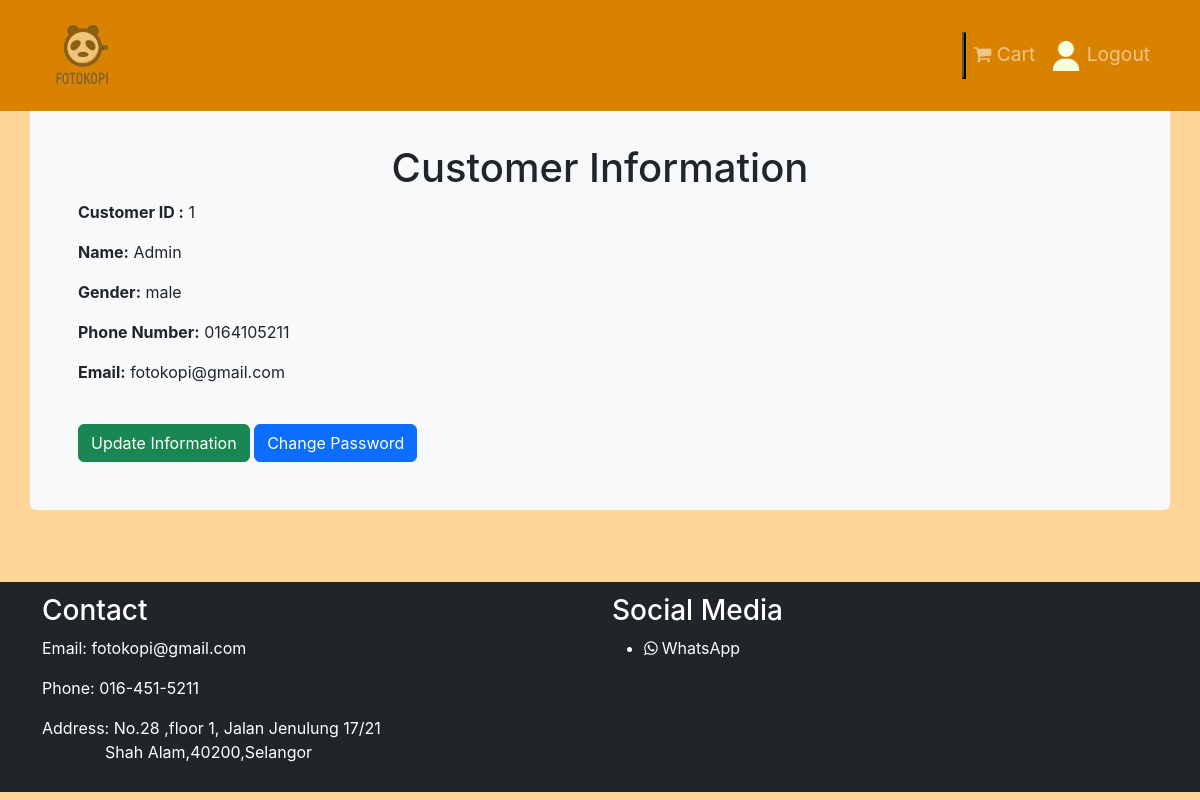
/Cust_Page/custProfile.php?id=1, run on the app's committed database.
### tables this page shows
CREATE TABLE `customer` (
  `custID` int(10) UNSIGNED NOT NULL,
  `custName` varchar(100) NOT NULL,
  `custGender` varchar(8) NOT NULL,
  `custPhoneNumber` varchar(20) NOT NULL,
  `custEmail` varchar(255) NOT NULL,
  `custPassword` varchar(255) NOT NULL
);

### Cust_Page/custProfile.php (the view)
<?php
include('partials/navbar.php');
$id = $_GET['id'];
$sql = "SELECT * FROM customer WHERE custID=$id";
$res = mysqli_query($conn, $sql);
if ($res == true) {
    $count = mysqli_num_rows($res);
    if ($count == 1) {
        $row = mysqli_fetch_assoc($res);
        $custName = $row['custName'];
        $gender = $row['custGender'];
        $phoneNum = $row['custPhoneNumber'];
        $email = $row['custEmail'];
    } else {
        header('location: ' . SITEURL . 'Cust_Page/order.php?id='.$id);
        exit();
    }
}
?>
    <div class="container bg-light p-5 my-5 jumbotron rounded">
        <h1><center>Customer Information</center></h1>
        <p><strong>Customer ID :</strong> <?php echo $id; ?></p>
        <p><strong>Name:</strong> <?php echo $custName; ?></p>
        <p><strong>Gender:</strong> <?php echo $gender ?></p>
        <p><strong>Phone Number:</strong> <?php echo $phoneNum; ?></p>
        <p><strong>Email:</strong> <?php echo $email ?></p>
        <br>
        <a href="updateUser.php?id=<?php echo $id;?>" class="btn btn-success">Update Information</a>
        <a href="updatePassword.php?id=<?php echo $id;?>" class="btn btn-primary">Change Password</a>
    </div>
    <br>
<?php
include('partials/footer.php');
?>

### Cust_Page/cust.css (style rules this page uses)
.wholeBg { background-color: rgba(255, 214, 153, 1); }
* { margin: 0; padding: 0; font-family: -apple-system, BlinkMacSystemFont, 'Segoe UI', Roboto, Oxygen, Ubuntu, Cantarell, 'Open Sans', 'Helvetica Neue', sans-serif; }

### data on the page
customer: custName "Admin", custGender "male", custPhoneNumber "0164105211", custEmail "fotokopi@gmail.com"

### other printed values
$id "1"
